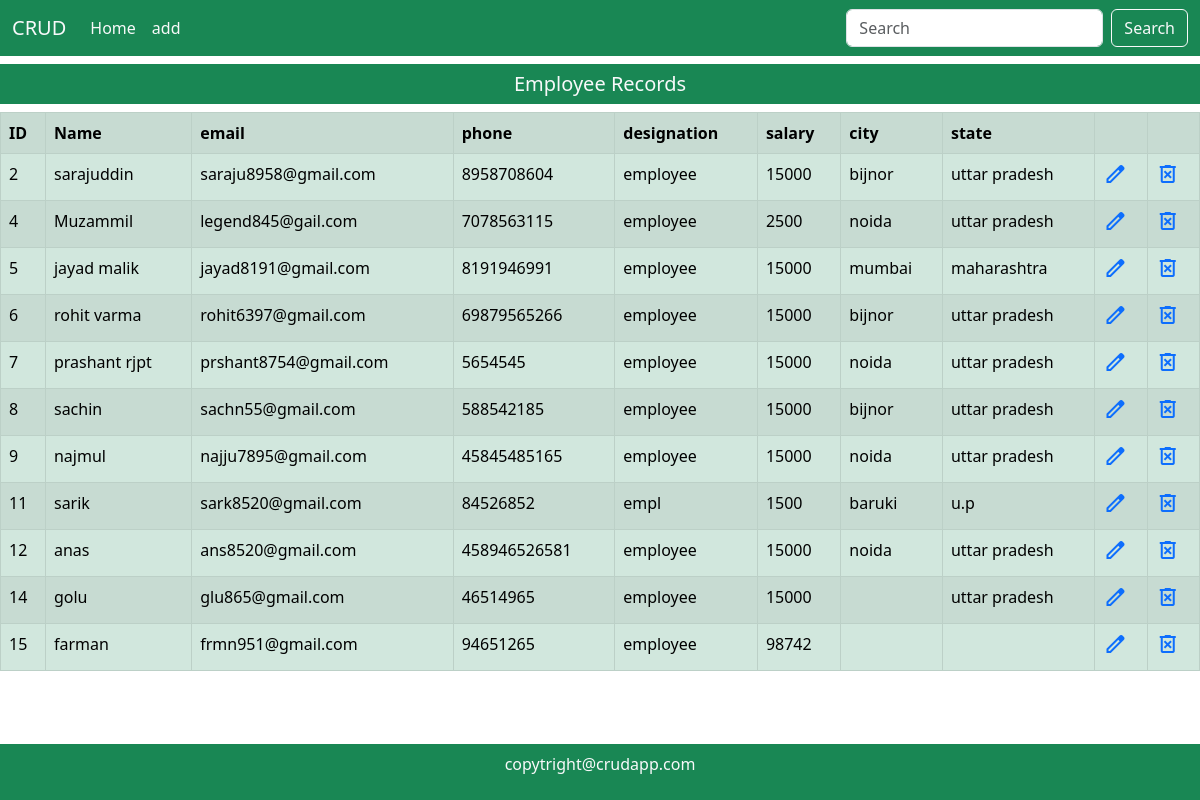
The page / on the database its author committed.
### mainApp/models.py (models this page shows, shortened)
class Employee(models.Model):
    id=models.AutoField(primary_key=True)
    name=models.CharField(max_length=20)
    email=models.EmailField(max_length=30)
    phone=models.CharField(max_length=15)
    dsg=models.CharField(max_length=20)
    salary=models.IntegerField()
    city=models.CharField(max_length=20,default="",null=True,blank=True)
    state=models.CharField(max_length=20,default="",null=True,blank=True)

### mainApp/views.py (the view)
# urls.py: path("",views.homePage),
def homePage(Request):
    data=Employee.objects.all()
    return render(Request,"index.html",{'data':data})

### mainApp/templates/index.html (shortened to what this page needs)
{% load static%}
<!DOCTYPE html>
<html lang="en">
<head>
    <link href="https://cdn.jsdelivr.net/npm/bootstrap@5.3.0/dist/css/bootstrap.min.css" rel="stylesheet"
>
</head>
<body>
    <nav class="navbar navbar-expand-lg bg-success sticky-top">
        <div class="container-fluid">
            <a class="navbar-brand text-light" href="/">CRUD</a>
            <div class="collapse navbar-collapse" id="navbarSupportedContent">
                <ul class="navbar-nav me-auto mb-2 mb-lg-0">
                    <li class="nav-item">
                        <a class="nav-link active text-light" aria-current="page" href="#">Home</a>
                    </li>
                    <li class="nav-item">
                        <a class="nav-link text-light" href="/add/">add</a>
                    </li>
                </ul>
                <form class="d-flex" method="post" action="/search/" role="search">
                    <input class="form-control me-2" name="search" type="search" placeholder="Search" aria-label="Search">
                    <button class="btn btn-outline-light" type="submit">Search</button>
                </form>
            </div>
        </div>
    </nav>
    {% block body %}
    <h5 class="mt-2 bg-success text-center p-2 text-light">Employee Records</h5>
    <div class="table-responsive">
        <table class="table table-bordered table-striped table-hover table-success ">
            <tr>
                <th>ID</th>
                <th>Name</th>
                <th>email</th>
                <th>phone</th>
                <th>designation</th>
                <th>salary</th>
                <th>city</th>
                <th>state</th>
                <th></th>
                <th></th>
            </tr>
            {% for item in data %}
            <tr>
                <td>{{item.id}}</td>
                <td>{{item.name}}</td>
                <td>{{item.email}}</td>
                <td>{{item.phone}}</td>
                <td>{{item.dsg}}</td>
                <td>{{item.salary}}</td>
                <td>{{item.city}}</td>
                <td>{{item.state}}</td>
                <td><a href="/update/{{item.id}}"><span class="material-symbols-outlined">edit</span></a></td>
                <td><a href="/delete/{{item.id}}"><span class="material-symbols-outlined">delete_forever</span></a></td>
            </tr>
            {% endfor %}
        </table>
     </div>
    {% endblock %}
    <footer class="bg-success text-center p-2 fixed-bottom text-light">
        <p>copytright@crudapp.com </p>
    </footer>
</body>
</html>

### rows shown on the page
Employee: id "2", name "sarajuddin", email "saraju8958@gmail.com", phone "8958708604", dsg "employee", salary "15000", city "bijnor", state "uttar pradesh"
Employee: id "4", name "Muzammil", email "legend845@gail.com", phone "7078563115", dsg "employee", salary "2500", city "noida", state "uttar pradesh"
Employee: id "5", name "jayad malik", email "jayad8191@gmail.com", phone "8191946991", dsg "employee", salary "15000", city "mumbai", state "maharashtra"
Employee: id "6", name "rohit varma", email "rohit6397@gmail.com", phone "69879565266", dsg "employee", salary "15000", city "bijnor", state "uttar pradesh"
Employee: id "7", name "prashant rjpt", email "prshant8754@gmail.com", phone "5654545", dsg "employee", salary "15000", city "noida", state "uttar pradesh"
Employee: id "8", name "sachin", email "sachn55@gmail.com", phone "588542185", dsg "employee", salary "15000", city "bijnor", state "uttar pradesh"
Employee: id "9", name "najmul", email "najju7895@gmail.com", phone "45845485165", dsg "employee", salary "15000", city "noida", state "uttar pradesh"
Employee: id "11", name "sarik", email "sark8520@gmail.com", phone "84526852", dsg "empl", salary "1500", city "baruki", state "u.p"
Employee: id "12", name "anas", email "ans8520@gmail.com", phone "458946526581", dsg "employee", salary "15000", city "noida", state "uttar pradesh"
Employee: id "14", name "golu", email "glu865@gmail.com", phone "46514965", dsg "employee", salary "15000", state "uttar pradesh"
Employee: id "15", name "farman", email "frmn951@gmail.com", phone "94651265", dsg "employee", salary "98742"
